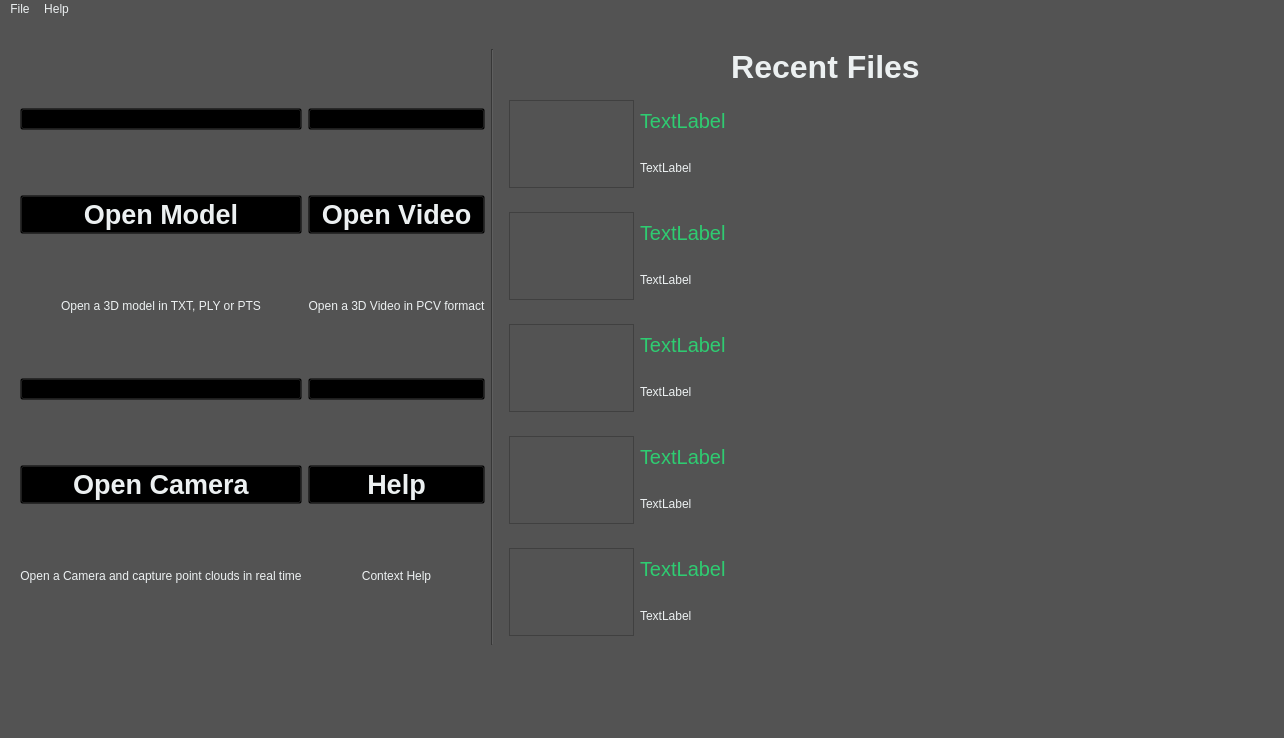
<?xml version="1.0" encoding="UTF-8"?>
<ui version="4.0">
 <class>MainWindow</class>
 <widget class="QMainWindow" name="MainWindow">
  <property name="geometry">
   <rect>
    <x>0</x>
    <y>0</y>
    <width>1284</width>
    <height>738</height>
   </rect>
  </property>
  <property name="sizePolicy">
   <sizepolicy hsizetype="Preferred" vsizetype="Preferred">
    <horstretch>1</horstretch>
    <verstretch>1</verstretch>
   </sizepolicy>
  </property>
  <property name="windowTitle">
   <string>Voqx</string>
  </property>
  <property name="styleSheet">
   <string notr="true">background-color: rgb(83, 83, 83);
color: rgb(236, 240, 241);</string>
  </property>
  <widget class="QWidget" name="centralwidget">
   <property name="sizePolicy">
    <sizepolicy hsizetype="Preferred" vsizetype="Preferred">
     <horstretch>1</horstretch>
     <verstretch>1</verstretch>
    </sizepolicy>
   </property>
   <widget class="QWidget" name="horizontalLayoutWidget">
    <property name="geometry">
     <rect>
      <x>0</x>
      <y>10</y>
      <width>1171</width>
      <height>636</height>
     </rect>
    </property>
    <layout class="QHBoxLayout" name="horizontalLayout">
     <property name="sizeConstraint">
      <enum>QLayout::SetDefaultConstraint</enum>
     </property>
     <property name="leftMargin">
      <number>20</number>
     </property>
     <property name="topMargin">
      <number>20</number>
     </property>
     <property name="rightMargin">
      <number>20</number>
     </property>
     <property name="bottomMargin">
      <number>20</number>
     </property>
     <item>
      <layout class="QGridLayout" name="gridLayout">
       <item row="3" column="0">
        <widget class="QPushButton" name="openCameraButton">
         <property name="cursor">
          <cursorShape>PointingHandCursor</cursorShape>
         </property>
         <property name="styleSheet">
          <string notr="true">background: transparent;</string>
         </property>
         <property name="text">
          <string/>
         </property>
         <property name="icon">
          <iconset>
           <normalon>:/icons/assets/open_camera_128.png</normalon>
          </iconset>
         </property>
         <property name="iconSize">
          <size>
           <width>128</width>
           <height>128</height>
          </size>
         </property>
        </widget>
       </item>
       <item row="3" column="1">
        <widget class="QPushButton" name="helpButton">
         <property name="cursor">
          <cursorShape>PointingHandCursor</cursorShape>
         </property>
         <property name="styleSheet">
          <string notr="true">background: transparent;</string>
         </property>
         <property name="text">
          <string/>
         </property>
         <property name="icon">
          <iconset>
           <normalon>:/icons/assets/help_128.png</normalon>
          </iconset>
         </property>
         <property name="iconSize">
          <size>
           <width>128</width>
           <height>128</height>
          </size>
         </property>
        </widget>
       </item>
       <item row="2" column="0">
        <widget class="QLabel" name="label_6">
         <property name="sizePolicy">
          <sizepolicy hsizetype="Preferred" vsizetype="Maximum">
           <horstretch>0</horstretch>
           <verstretch>0</verstretch>
          </sizepolicy>
         </property>
         <property name="text">
          <string>Open a 3D model in TXT, PLY or PTS</string>
         </property>
         <property name="alignment">
          <set>Qt::AlignCenter</set>
         </property>
        </widget>
       </item>
       <item row="5" column="1">
        <widget class="QLabel" name="label_9">
         <property name="sizePolicy">
          <sizepolicy hsizetype="Preferred" vsizetype="Maximum">
           <horstretch>0</horstretch>
           <verstretch>0</verstretch>
          </sizepolicy>
         </property>
         <property name="text">
          <string>Context Help</string>
         </property>
         <property name="alignment">
          <set>Qt::AlignCenter</set>
         </property>
        </widget>
       </item>
       <item row="5" column="0">
        <widget class="QLabel" name="label_8">
         <property name="sizePolicy">
          <sizepolicy hsizetype="Preferred" vsizetype="Maximum">
           <horstretch>0</horstretch>
           <verstretch>0</verstretch>
          </sizepolicy>
         </property>
         <property name="text">
          <string>Open a Camera and capture point clouds in real time</string>
         </property>
         <property name="alignment">
          <set>Qt::AlignCenter</set>
         </property>
        </widget>
       </item>
       <item row="2" column="1">
        <widget class="QLabel" name="label_7">
         <property name="sizePolicy">
          <sizepolicy hsizetype="Preferred" vsizetype="Maximum">
           <horstretch>0</horstretch>
           <verstretch>0</verstretch>
          </sizepolicy>
         </property>
         <property name="text">
          <string>Open a 3D Video in PCV formact</string>
         </property>
         <property name="alignment">
          <set>Qt::AlignCenter</set>
         </property>
        </widget>
       </item>
       <item row="0" column="1">
        <widget class="QPushButton" name="openVideoButton">
         <property name="cursor">
          <cursorShape>PointingHandCursor</cursorShape>
         </property>
         <property name="styleSheet">
          <string notr="true">background: transparent;</string>
         </property>
         <property name="text">
          <string/>
         </property>
         <property name="icon">
          <iconset>
           <normalon>:/icons/assets/open_video_128.png</normalon>
          </iconset>
         </property>
         <property name="iconSize">
          <size>
           <width>128</width>
           <height>128</height>
          </size>
         </property>
        </widget>
       </item>
       <item row="0" column="0">
        <widget class="QPushButton" name="openModelButton">
         <property name="cursor">
          <cursorShape>PointingHandCursor</cursorShape>
         </property>
         <property name="styleSheet">
          <string notr="true">background: transparent;</string>
         </property>
         <property name="text">
          <string/>
         </property>
         <property name="icon">
          <iconset>
           <normalon>:/icons/assets/open_model_128.png</normalon>
          </iconset>
         </property>
         <property name="iconSize">
          <size>
           <width>128</width>
           <height>128</height>
          </size>
         </property>
        </widget>
       </item>
       <item row="1" column="0">
        <widget class="QPushButton" name="titleOpenModel">
         <property name="font">
          <font>
           <pointsize>20</pointsize>
           <weight>75</weight>
           <bold>true</bold>
          </font>
         </property>
         <property name="cursor">
          <cursorShape>PointingHandCursor</cursorShape>
         </property>
         <property name="styleSheet">
          <string notr="true">color: rgb(236, 240, 241); background: transparent;</string>
         </property>
         <property name="text">
          <string>Open Model</string>
         </property>
        </widget>
       </item>
       <item row="1" column="1">
        <widget class="QPushButton" name="titleOpenVideo">
         <property name="font">
          <font>
           <pointsize>20</pointsize>
           <weight>75</weight>
           <bold>true</bold>
          </font>
         </property>
         <property name="cursor">
          <cursorShape>PointingHandCursor</cursorShape>
         </property>
         <property name="styleSheet">
          <string notr="true">background: transparent;</string>
         </property>
         <property name="text">
          <string>Open Video</string>
         </property>
        </widget>
       </item>
       <item row="4" column="0">
        <widget class="QPushButton" name="titleOpenCamera">
         <property name="font">
          <font>
           <pointsize>20</pointsize>
           <weight>75</weight>
           <bold>true</bold>
          </font>
         </property>
         <property name="cursor">
          <cursorShape>PointingHandCursor</cursorShape>
         </property>
         <property name="styleSheet">
          <string notr="true">background: transparent;</string>
         </property>
         <property name="text">
          <string>Open Camera</string>
         </property>
        </widget>
       </item>
       <item row="4" column="1">
        <widget class="QPushButton" name="titleHelp">
         <property name="font">
          <font>
           <pointsize>20</pointsize>
           <weight>75</weight>
           <bold>true</bold>
          </font>
         </property>
         <property name="cursor">
          <cursorShape>PointingHandCursor</cursorShape>
         </property>
         <property name="styleSheet">
          <string notr="true">background: transparent;</string>
         </property>
         <property name="text">
          <string>Help</string>
         </property>
        </widget>
       </item>
      </layout>
     </item>
     <item>
      <widget class="Line" name="line">
       <property name="orientation">
        <enum>Qt::Vertical</enum>
       </property>
      </widget>
     </item>
     <item>
      <layout class="QVBoxLayout" name="verticalLayout">
       <item>
        <widget class="QLabel" name="recentFiles_titulo">
         <property name="sizePolicy">
          <sizepolicy hsizetype="Preferred" vsizetype="Maximum">
           <horstretch>0</horstretch>
           <verstretch>0</verstretch>
          </sizepolicy>
         </property>
         <property name="font">
          <font>
           <pointsize>24</pointsize>
           <weight>75</weight>
           <bold>true</bold>
          </font>
         </property>
         <property name="layoutDirection">
          <enum>Qt::LeftToRight</enum>
         </property>
         <property name="text">
          <string>Recent Files</string>
         </property>
         <property name="alignment">
          <set>Qt::AlignCenter</set>
         </property>
        </widget>
       </item>
       <item>
        <widget class="QWidget" name="rf_1" native="true">
         <property name="enabled">
          <bool>true</bool>
         </property>
         <property name="nome" stdset="0">
          <string/>
         </property>
         <property name="endArq" stdset="0">
          <string/>
         </property>
         <layout class="QGridLayout" name="grid_rf_1" rowstretch="0,0" columnstretch="1,4">
          <item row="0" column="1">
           <widget class="QLabel" name="rf_titulo_1">
            <property name="font">
             <font>
              <pointsize>15</pointsize>
             </font>
            </property>
            <property name="accessibleName">
             <string/>
            </property>
            <property name="styleSheet">
             <string notr="true">color: rgb(46, 204, 113);</string>
            </property>
            <property name="text">
             <string>TextLabel</string>
            </property>
           </widget>
          </item>
          <item row="1" column="1">
           <widget class="QLabel" name="rf_pontos_1">
            <property name="accessibleName">
             <string/>
            </property>
            <property name="text">
             <string>TextLabel</string>
            </property>
           </widget>
          </item>
          <item row="0" column="0" rowspan="2">
           <widget class="QGraphicsView" name="icone_1"/>
          </item>
         </layout>
        </widget>
       </item>
       <item>
        <widget class="QWidget" name="rf_2" native="true">
         <property name="nome" stdset="0">
          <string/>
         </property>
         <property name="endArq" stdset="0">
          <string/>
         </property>
         <layout class="QGridLayout" name="grid_rf_2" columnstretch="1,4">
          <item row="0" column="1">
           <widget class="QLabel" name="rf_titulo_2">
            <property name="font">
             <font>
              <pointsize>15</pointsize>
             </font>
            </property>
            <property name="accessibleName">
             <string/>
            </property>
            <property name="styleSheet">
             <string notr="true">color: rgb(46, 204, 113);</string>
            </property>
            <property name="text">
             <string>TextLabel</string>
            </property>
           </widget>
          </item>
          <item row="1" column="1">
           <widget class="QLabel" name="rf_pontos_2">
            <property name="accessibleName">
             <string/>
            </property>
            <property name="text">
             <string>TextLabel</string>
            </property>
           </widget>
          </item>
          <item row="0" column="0" rowspan="2">
           <widget class="QGraphicsView" name="icone_2"/>
          </item>
         </layout>
        </widget>
       </item>
       <item>
        <widget class="QWidget" name="rf_3" native="true">
         <property name="nome" stdset="0">
          <string/>
         </property>
         <property name="endArq" stdset="0">
          <string/>
         </property>
         <layout class="QGridLayout" name="grid_rf_3" columnstretch="1,4">
          <item row="0" column="1">
           <widget class="QLabel" name="rf_titulo_3">
            <property name="font">
             <font>
              <pointsize>15</pointsize>
             </font>
            </property>
            <property name="accessibleName">
             <string/>
            </property>
            <property name="styleSheet">
             <string notr="true">color: rgb(46, 204, 113);</string>
            </property>
            <property name="text">
             <string>TextLabel</string>
            </property>
           </widget>
          </item>
          <item row="1" column="1">
           <widget class="QLabel" name="rf_pontos_3">
            <property name="accessibleName">
             <string/>
            </property>
            <property name="text">
             <string>TextLabel</string>
            </property>
           </widget>
          </item>
          <item row="0" column="0" rowspan="2">
           <widget class="QGraphicsView" name="icone_3"/>
          </item>
         </layout>
        </widget>
       </item>
       <item>
        <widget class="QWidget" name="rf_4" native="true">
         <property name="nome" stdset="0">
          <string/>
         </property>
         <property name="endArq" stdset="0">
          <string/>
         </property>
         <layout class="QGridLayout" name="grid_rf_4" columnstretch="1,4">
          <item row="0" column="1">
           <widget class="QLabel" name="rf_titulo_4">
            <property name="font">
             <font>
              <pointsize>15</pointsize>
             </font>
            </property>
            <property name="accessibleName">
             <string/>
            </property>
            <property name="styleSheet">
             <string notr="true">color: rgb(46, 204, 113);</string>
            </property>
            <property name="text">
             <string>TextLabel</string>
            </property>
           </widget>
          </item>
          <item row="1" column="1">
           <widget class="QLabel" name="rf_pontos_4">
            <property name="accessibleName">
             <string/>
            </property>
            <property name="text">
             <string>TextLabel</string>
            </property>
           </widget>
          </item>
          <item row="0" column="0" rowspan="2">
           <widget class="QGraphicsView" name="icone_4"/>
          </item>
         </layout>
        </widget>
       </item>
       <item>
        <widget class="QWidget" name="rf_5" native="true">
         <property name="nome" stdset="0">
          <string/>
         </property>
         <property name="endArq" stdset="0">
          <string/>
         </property>
         <layout class="QGridLayout" name="grid_rf_5" columnstretch="1,4">
          <item row="0" column="1">
           <widget class="QLabel" name="rf_titulo_5">
            <property name="font">
             <font>
              <pointsize>15</pointsize>
             </font>
            </property>
            <property name="accessibleName">
             <string/>
            </property>
            <property name="styleSheet">
             <string notr="true">color: rgb(46, 204, 113);</string>
            </property>
            <property name="text">
             <string>TextLabel</string>
            </property>
           </widget>
          </item>
          <item row="1" column="1">
           <widget class="QLabel" name="rf_pontos_5">
            <property name="accessibleName">
             <string/>
            </property>
            <property name="text">
             <string>TextLabel</string>
            </property>
           </widget>
          </item>
          <item row="0" column="0" rowspan="2">
           <widget class="QGraphicsView" name="icone_5"/>
          </item>
         </layout>
        </widget>
       </item>
      </layout>
     </item>
    </layout>
   </widget>
  </widget>
  <widget class="QMenuBar" name="menubar">
   <property name="geometry">
    <rect>
     <x>0</x>
     <y>0</y>
     <width>1284</width>
     <height>22</height>
    </rect>
   </property>
   <widget class="QMenu" name="menuFile">
    <property name="title">
     <string>File</string>
    </property>
    <widget class="QMenu" name="menuRecentFiles">
     <property name="title">
      <string>Recent Files</string>
     </property>
     <addaction name="actionClear_Menu"/>
    </widget>
    <addaction name="actionOpen_Model"/>
    <addaction name="actionOpen_Video"/>
    <addaction name="menuRecentFiles"/>
    <addaction name="actionSave_as"/>
   </widget>
   <widget class="QMenu" name="menuHelp">
    <property name="title">
     <string>Help</string>
    </property>
   </widget>
   <addaction name="menuFile"/>
   <addaction name="menuHelp"/>
  </widget>
  <widget class="QStatusBar" name="statusbar"/>
  <action name="actionOpen_Model">
   <property name="text">
    <string>Open Model</string>
   </property>
   <property name="shortcut">
    <string>Ctrl+O</string>
   </property>
  </action>
  <action name="actionClear_Menu">
   <property name="text">
    <string>Clear Menu</string>
   </property>
  </action>
  <action name="actionOpen_Video">
   <property name="text">
    <string>Open Video</string>
   </property>
  </action>
  <action name="actionSave_as">
   <property name="enabled">
    <bool>false</bool>
   </property>
   <property name="text">
    <string>Save As...</string>
   </property>
  </action>
 </widget>
 <resources/>
 <connections/>
</ui>
